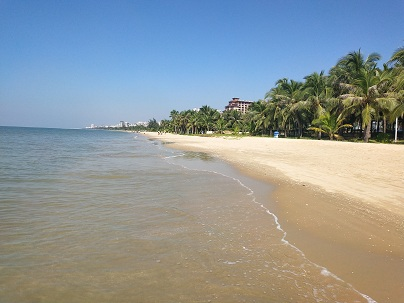
#> input picture Python.OpenCV.From.Novice.To.Practice/code/06/11/beach.jpg, 404 x 303 px
$ python demo.py
#> lines starting #> are read from the running program, lines starting #| are printed output that depends on the picture; after the words box and inside, x2 and y2 are one past the last pixel; in counts of white or black regions, pixels touching at a corner belong together
import cv2

beach_img = cv2.imread("beach.jpg")  # 沙滩原始图像
#> beach_img is the input picture: shape (303, 404, 3); mean B, G, R 153.4, 151.1, 142.5
cat_img = cv2.imread("cat.jpg")  # 小猫原始图像
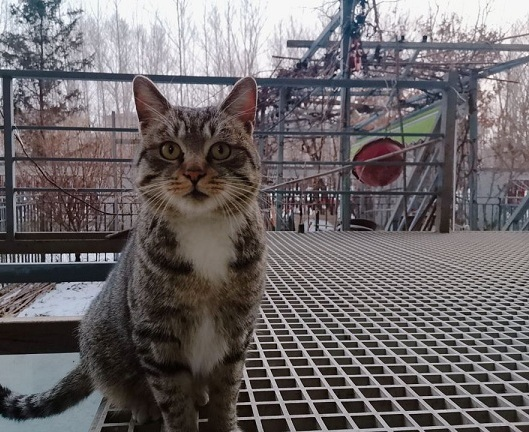
#> input picture Python.OpenCV.From.Novice.To.Practice/code/06/11/cat.jpg, 529 x 432 px
#> cat_img is the input picture: shape (432, 529, 3); mean B, G, R 105.3, 103.5, 109
cat = cat_img[75:400, 120:260, :]  # 截取75行至400行、120列至260列的像素值所组成的图像
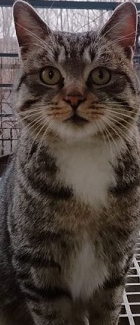
#> cat: shape (325, 140, 3); mean B, G, R 63, 68.2, 79.4
cat = cv2.resize(cat, (70, 160))  # 将截取出的图像缩放成70*160大小
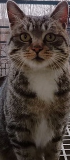
#> cat: shape (160, 70, 3); mean B, G, R 62.9, 68.1, 79.3
cv2.imshow("cat", cat_img)  # 展示小猫原始图像
cv2.imshow("cat2", cat)  # 展示截取并缩放的小猫图像
cv2.imshow("beach", beach_img)  # 展示沙滩原始图像
rows, colmns, channel = cat.shape  # 记录截取图像的行数和列数
#> rows = 160; colmns = 70; channel = 3
# 将沙滩中一部分像素改成截取之后的图像
beach_img[100:100 + rows, 260:260 + colmns, :] = cat
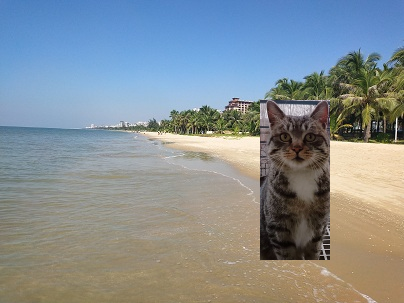
#> beach_img: shape (303, 404, 3); 9.15% of pixels changed, all inside (x1, y1, x2, y2) = (260, 100, 330, 260)
cv2.imshow("beach2", beach_img)  # 展示修改之后的图像
cv2.waitKey()  # 按下任何键盘按键后
cv2.destroyAllWindows()  # 释放所有窗体
